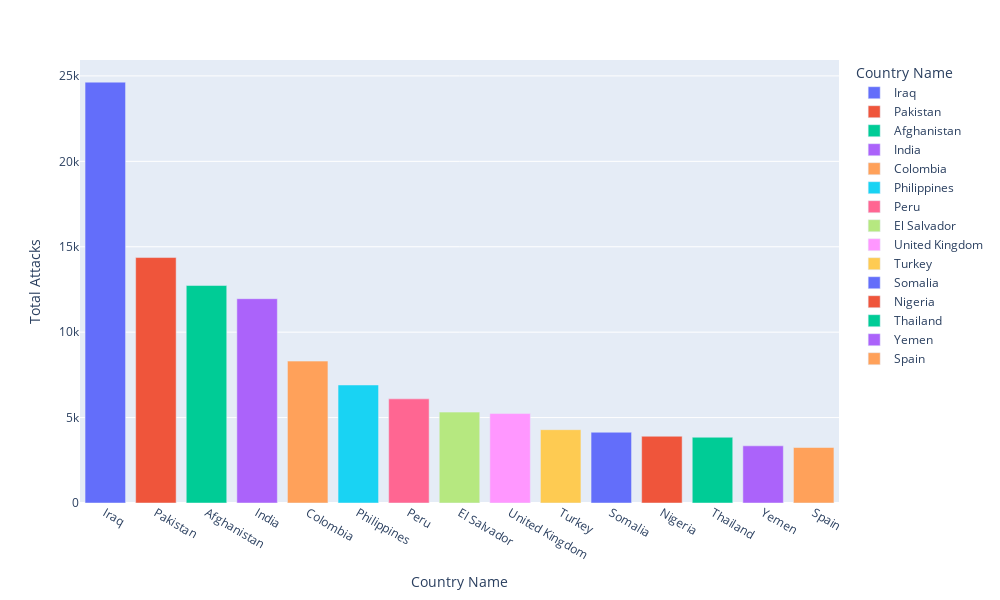

Notebook source saved alongside this figure:
### Markdown cell above
### Countries that were attacked the most

### Code cell
attack_count = df.country_txt.value_counts()[:15].reset_index()
attack_count.columns = ["Country Name", "Total Attacks"]
px.bar(data_frame=attack_count, x="Country Name", y="Total Attacks", color="Country Name", width=1000, height=600)

### Figure 1 — Plotly figure (JSON) as saved in the notebook; plotly's stock layout.template omitted (floating-point values rounded to 4 significant figures)
{"data": [{"alignmentgroup": "True", "hovertemplate": "Country Name=%{x}<br>Total Attacks=%{y}<extra></extra>", "legendgroup": "Iraq", "marker": {"color": "#636efa", "pattern": {"shape": ""}}, "name": "Iraq", "offsetgroup": "Iraq", "orientation": "v", "showlegend": true, "textposition": "auto", "type": "bar", "x": ["Iraq"], "xaxis": "x", "y": [24636], "yaxis": "y"}, {"alignmentgroup": "True", "hovertemplate": "Country Name=%{x}<br>Total Attacks=%{y}<extra></extra>", "legendgroup": "Pakistan", "marker": {"color": "#EF553B", "pattern": {"shape": ""}}, "name": "Pakistan", "offsetgroup": "Pakistan", "orientation": "v", "showlegend": true, "textposition": "auto", "type": "bar", "x": ["Pakistan"], "xaxis": "x", "y": [14368], "yaxis": "y"}, {"alignmentgroup": "True", "hovertemplate": "Country Name=%{x}<br>Total Attacks=%{y}<extra></extra>", "legendgroup": "Afghanistan", "marker": {"color": "#00cc96", "pattern": {"shape": ""}}, "name": "Afghanistan", "offsetgroup": "Afghanistan", "orientation": "v", "showlegend": true, "textposition": "auto", "type": "bar", "x": ["Afghanistan"], "xaxis": "x", "y": [12731], "yaxis": "y"}, {"alignmentgroup": "True", "hovertemplate": "Country Name=%{x}<br>Total Attacks=%{y}<extra></extra>", "legendgroup": "India", "marker": {"color": "#ab63fa", "pattern": {"shape": ""}}, "name": "India", "offsetgroup": "India", "orientation": "v", "showlegend": true, "textposition": "auto", "type": "bar", "x": ["India"], "xaxis": "x", "y": [11960], "yaxis": "y"}, {"alignmentgroup": "True", "hovertemplate": "Country Name=%{x}<br>Total Attacks=%{y}<extra></extra>", "legendgroup": "Colombia", "marker": {"color": "#FFA15A", "pattern": {"shape": ""}}, "name": "Colombia", "offsetgroup": "Colombia", "orientation": "v", "showlegend": true, "textposition": "auto", "type": "bar", "x": ["Colombia"], "xaxis": "x", "y": [8306], "yaxis": "y"}, {"alignmentgroup": "True", "hovertemplate": "Country Name=%{x}<br>Total Attacks=%{y}<extra></extra>", "legendgroup": "Philippines", "marker": {"color": "#19d3f3", "pattern": {"shape": ""}}, "name": "Philippines", "offsetgroup": "Philippines", "orientation": "v", "showlegend": true, "textposition": "auto", "type": "bar", "x": ["Philippines"], "xaxis": "x", "y": [6908], "yaxis": "y"}, {"alignmentgroup": "True", "hovertemplate": "Country Name=%{x}<br>Total Attacks=%{y}<extra></extra>", "legendgroup": "Peru", "marker": {"color": "#FF6692", "pattern": {"shape": ""}}, "name": "Peru", "offsetgroup": "Peru", "orientation": "v", "showlegend": true, "textposition": "auto", "type": "bar", "x": ["Peru"], "xaxis": "x", "y": [6096], "yaxis": "y"}, {"alignmentgroup": "True", "hovertemplate": "Country Name=%{x}<br>Total Attacks=%{y}<extra></extra>", "legendgroup": "El Salvador", "marker": {"color": "#B6E880", "pattern": {"shape": ""}}, "name": "El Salvador", "offsetgroup": "El Salvador", "orientation": "v", "showlegend": true, "textposition": "auto", "type": "bar", "x": ["El Salvador"], "xaxis": "x", "y": [5320], "yaxis": "y"}, {"alignmentgroup": "True", "hovertemplate": "Country Name=%{x}<br>Total Attacks=%{y}<extra></extra>", "legendgroup": "United Kingdom", "marker": {"color": "#FF97FF", "pattern": {"shape": ""}}, "name": "United Kingdom", "offsetgroup": "United Kingdom", "orientation": "v", "showlegend": true, "textposition": "auto", "type": "bar", "x": ["United Kingdom"], "xaxis": "x", "y": [5235], "yaxis": "y"}, {"alignmentgroup": "True", "hovertemplate": "Country Name=%{x}<br>Total Attacks=%{y}<extra></extra>", "legendgroup": "Turkey", "marker": {"color": "#FECB52", "pattern": {"shape": ""}}, "name": "Turkey", "offsetgroup": "Turkey", "orientation": "v", "showlegend": true, "textposition": "auto", "type": "bar", "x": ["Turkey"], "xaxis": "x", "y": [4292], "yaxis": "y"}, {"alignmentgroup": "True", "hovertemplate": "Country Name=%{x}<br>Total Attacks=%{y}<extra></extra>", "legendgroup": "Somalia", "marker": {"color": "#636efa", "pattern": {"shape": ""}}, "name": "Somalia", "offsetgroup": "Somalia", "orientation": "v", "showlegend": true, "textposition": "auto", "type": "bar", "x": ["Somalia"], "xaxis": "x", "y": [4142], "yaxis": "y"}, {"alignmentgroup": "True", "hovertemplate": "Country Name=%{x}<br>Total Attacks=%{y}<extra></extra>", "legendgroup": "Nigeria", "marker": {"color": "#EF553B", "pattern": {"shape": ""}}, "name": "Nigeria", "offsetgroup": "Nigeria", "orientation": "v", "showlegend": true, "textposition": "auto", "type": "bar", "x": ["Nigeria"], "xaxis": "x", "y": [3907], "yaxis": "y"}, {"alignmentgroup": "True", "hovertemplate": "Country Name=%{x}<br>Total Attacks=%{y}<extra></extra>", "legendgroup": "Thailand", "marker": {"color": "#00cc96", "pattern": {"shape": ""}}, "name": "Thailand", "offsetgroup": "Thailand", "orientation": "v", "showlegend": true, "textposition": "auto", "type": "bar", "x": ["Thailand"], "xaxis": "x", "y": [3849], "yaxis": "y"}, {"alignmentgroup": "True", "hovertemplate": "Country Name=%{x}<br>Total Attacks=%{y}<extra></extra>", "legendgroup": "Yemen", "marker": {"color": "#ab63fa", "pattern": {"shape": ""}}, "name": "Yemen", "offsetgroup": "Yemen", "orientation": "v", "showlegend": true, "textposition": "auto", "type": "bar", "x": ["Yemen"], "xaxis": "x", "y": [3347], "yaxis": "y"}, {"alignmentgroup": "True", "hovertemplate": "Country Name=%{x}<br>Total Attacks=%{y}<extra></extra>", "legendgroup": "Spain", "marker": {"color": "#FFA15A", "pattern": {"shape": ""}}, "name": "Spain", "offsetgroup": "Spain", "orientation": "v", "showlegend": true, "textposition": "auto", "type": "bar", "x": ["Spain"], "xaxis": "x", "y": [3249], "yaxis": "y"}], "layout": {"barmode": "relative", "height": 600, "legend": {"title": {"text": "Country Name"}, "tracegroupgap": 0}, "margin": {"t": 60}, "width": 1000, "xaxis": {"anchor": "y", "categoryarray": ["Iraq", "Pakistan", "Afghanistan", "India", "Colombia", "Philippines", "Peru", "El Salvador", "United Kingdom", "Turkey", "Somalia", "Nigeria", "Thailand", "Yemen", "Spain"], "categoryorder": "array", "domain": [0, 1], "title": {"text": "Country Name"}}, "yaxis": {"anchor": "x", "domain": [0, 1], "title": {"text": "Total Attacks"}}}}
